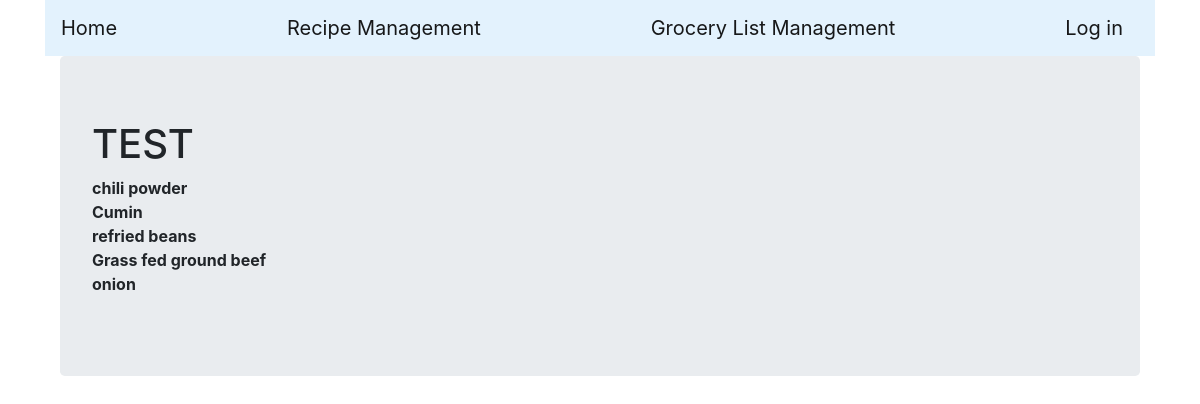
The page /viewGroList/8 on the database its author committed.
### grocery/models.py (models this page shows, shortened)
class GroceryList(models.Model):
    name = models.CharField(max_length=200)
    recipes = models.ManyToManyField(Recipe)

### recipe/models.py (models this page shows, shortened)
class Recipe(models.Model):
    name = models.CharField(max_length=200)
    source = models.CharField(max_length=200, blank=False)
    cookTime = models.CharField(max_length=200, blank=True)
    instructions = models.TextField()
    ingredient1 = models.CharField(max_length=200)
    ingredient1_type = models.ForeignKey(IngredientType, on_delete=models.CASCADE, related_name='ingredient1_type')
    ingredient2 = models.CharField(max_length=200, blank=True)
    ingredient2_type = models.ForeignKey(IngredientType, on_delete=models.CASCADE, related_name='ingredient2_type', blank=True, null=True)
    ingredient3 = models.CharField(max_length=200, blank=True)
    ingredient3_type = models.ForeignKey(IngredientType, on_delete=models.CASCADE, related_name='ingredient3_type', blank=True, null=True)
    ingredient4 = models.CharField(max_length=200, blank=True)
    ingredient4_type = models.ForeignKey(IngredientType, on_delete=models.CASCADE, related_name='ingredient4_type', blank=True, null=True)
    ingredient5 = models.CharField(max_length=200, blank=True)
    ingredient5_type = models.ForeignKey(IngredientType, on_delete=models.CASCADE, related_name='ingredient5_type', blank=True, null=True)
    ingredient6 = models.CharField(max_length=200, blank=True)
    ingredient6_type = models.ForeignKey(IngredientType, on_delete=models.CASCADE, related_name='ingredient6_type', blank=True, null=True)
    ingredient7_type = models.ForeignKey(IngredientType, on_delete=models.CASCADE, related_name='ingredient7_type', blank=True, null=True)
    ingredient7 = models.CharField(max_length=200, blank=True)
    ingredient8_type = models.ForeignKey(IngredientType, on_delete=models.CASCADE, related_name='ingredient8_type', blank=True, null=True)
    ingredient8 = models.CharField(max_length=200, blank=True)
    ingredient9_type = models.ForeignKey(IngredientType, on_delete=models.CASCADE, related_name='ingredient9_type', blank=True, null=True)
    ingredient9 = models.CharField(max_length=200, blank=True)
    ingredient10_type = models.ForeignKey(IngredientType, on_delete=models.CASCADE, related_name='ingredient10_type', blank=True, null=True)
    ingredient10 = models.CharField(max_length=200, blank=True)
    ingredient11_type = models.ForeignKey(IngredientType, on_delete=models.CASCADE, related_name='ingredient11_type', blank=True, null=True)
    ingredient11 = models.CharField(max_length=200, blank=True)
    ingredient12_type = models.ForeignKey(IngredientType, on_delete=models.CASCADE, related_name='ingredient12_type', blank=True, null=True)
    ingredient12 = models.CharField(max_length=200, blank=True)
    ingredient13_type = models.ForeignKey(IngredientType, on_delete=models.CASCADE, related_name='ingredient13_type', blank=True, null=True)
    ingredient13 = models.CharField(max_length=200, blank=True)
    ingredient14_type = models.ForeignKey(IngredientType, on_delete=models.CASCADE, related_name='ingredient14_type', blank=True, null=True)
    ingredient14 = models.CharField(max_length=200, blank=True)
    ingredient15_type = models.ForeignKey(IngredientType, on_delete=models.CASCADE, related_name='ingredient15_type', blank=True, null=True)
    ingredient15 = models.CharField(max_length=200, blank=True)

### grocery/views.py (the view)
# urls.py: path('viewGroList/<int:list_id>', viewGroList, name='viewGroList'),
def viewGroList(request, list_id):
    ingredients = []
    groceryList = {}
    recipes = GroceryList.objects.filter(pk=list_id).values('recipes')
    grocery_list_name = list(GroceryList.objects.filter(pk=list_id).values('name'))
    for recipe in list(recipes):
        ingredients = ingredients + getGroceryList(recipe['recipes'])
    groceryList['ingredients'] = ingredients
    groceryList['name'] = grocery_list_name[0]['name']
    return render(request, 'newGroList.html', {'groceryList': groceryList})

### grocery/templates/newGroList.html
<!DOCTYPE html>
{% extends "base.html" %}
{% load staticfiles %}
{% block main_content %}
<div class="container-fluid">
     <div class="jumbotron">
        <h1>{{groceryList.name}}</h1>
        <dl>
        {% for item in groceryList.ingredients %}
          <dt>{{ item }}</dt>
        {% endfor %}
        </dl>
      </div>
    </div>
{% endblock %}

### rows shown on the page
GroceryList: name "TEST"
Recipe: ingredient1 "chili powder", ingredient2 "Cumin", ingredient3 "refried beans", ingredient4 "Grass fed ground beef", ingredient5 "onion"
